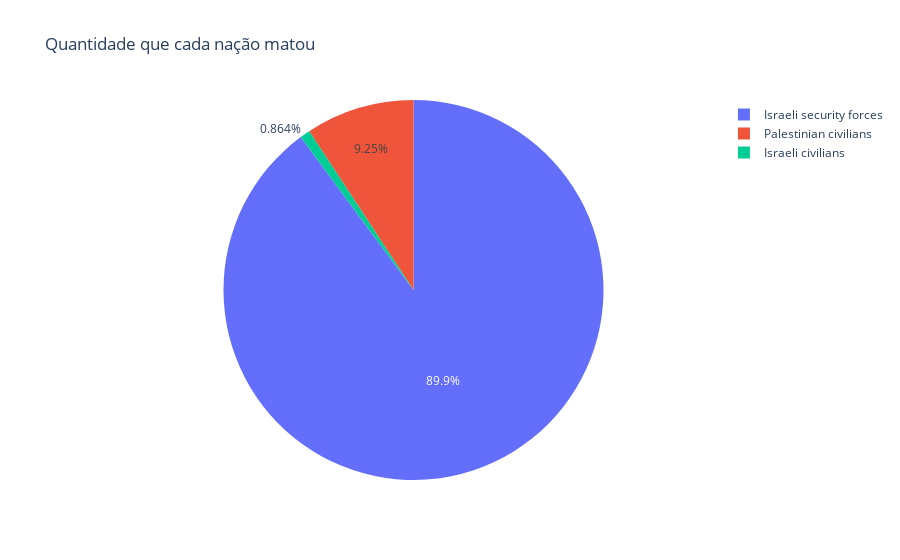

Notebook cell for this chart:
### Code cell
data = new_df.groupby("killed_by")["citizenship"].count()
group_filteted = pd.DataFrame(data)
fig_total_killed_by = px.pie(group_filteted, values="citizenship", 
                          names=["Israeli civilians", "Israeli security forces", "Palestinian civilians"],
                          title="Quantidade que cada nação matou")
fig_total_killed_by.show()

### Figure 1 — Plotly figure (JSON) as saved in the notebook; plotly's stock layout.template omitted (floating-point values rounded to 4 significant figures)
{"data": [{"domain": {"x": [0, 1], "y": [0, 1]}, "hovertemplate": "label=%{label}<br>citizenship=%{value}<extra></extra>", "labels": ["Israeli civilians", "Israeli security forces", "Palestinian civilians"], "legendgroup": "", "name": "", "showlegend": true, "type": "pie", "values": [96, 9988, 1028]}], "layout": {"autosize": true, "legend": {"tracegroupgap": 0}, "title": {"text": "Quantidade que cada nação matou"}}}
